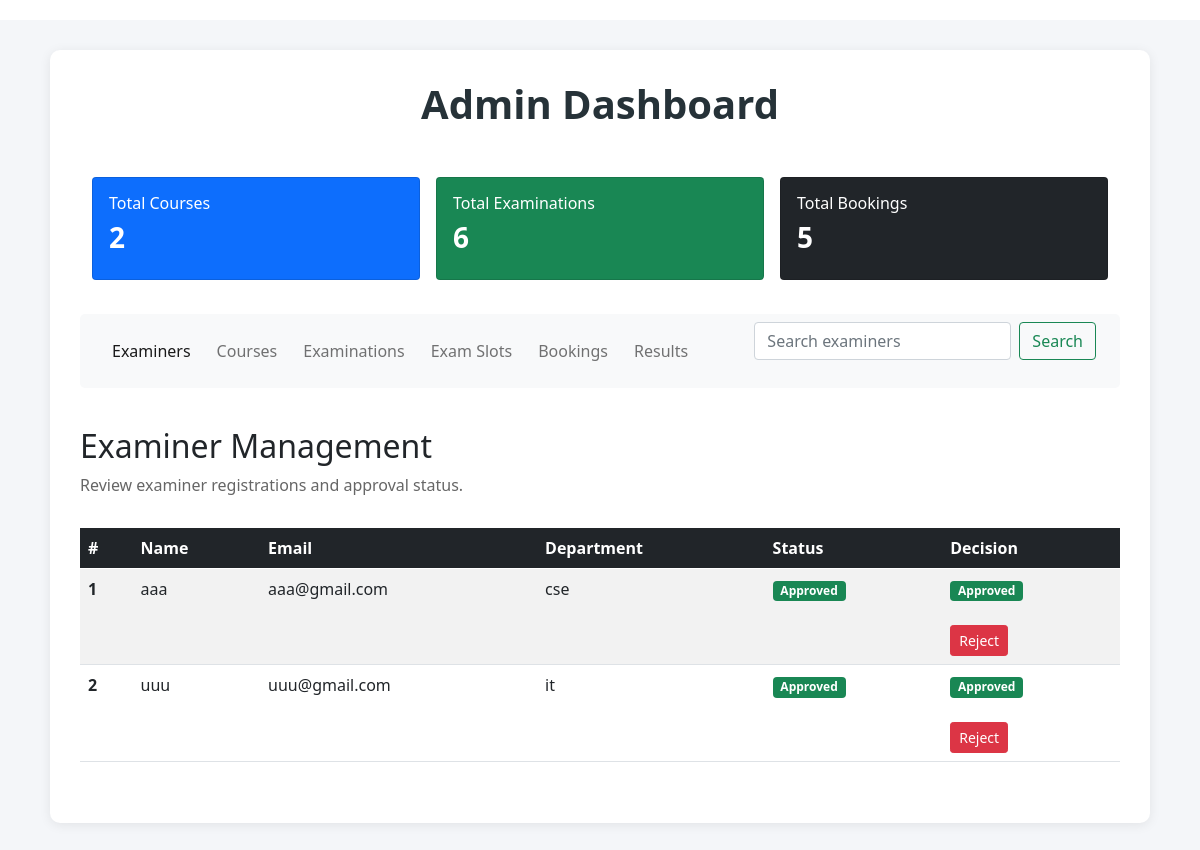
Page /admin_dashboard (signed in) on the committed database.
### application/models.py (models this page shows, shortened)
class User(db.Model):
    __tablename__ = "users"
    id = db.Column(db.Integer, primary_key=True)
    username = db.Column(db.String(100), unique=True, nullable=False)
    password_hash = db.Column(db.String(255), nullable=False)
    full_name = db.Column(db.String(150), nullable=False)
    email = db.Column(db.String(150), unique=True, nullable=False)
    role = db.Column(db.String(20), nullable=False)
    status = db.Column(db.String(20), default="Active", nullable=False)
    department = db.Column(db.String(100))
    created_at = db.Column(db.DateTime, default=datetime.utcnow)

### application/controllers.py (the view, shortened to what this page needs)
    @app.route("/admin_dashboard")
    @role_required("admin")
    def admin_dashboard():
        search = request.args.get("search", "").strip()
        examiner_query = User.query.filter_by(role="examiner")
        examiners = examiner_query.all()
        total_courses = Course.query.count()
        total_examinations = Examination.query.count()
        total_bookings = Booking.query.filter_by(status="Booked").count()
        return render_template(
            "admin_dashboard.html",
            examiners=examiners,
            total_courses=total_courses,
            total_examinations=total_examinations,
            total_bookings=total_bookings
        )

### templates/admin_dashboard.html (shortened to what this page needs)
<!DOCTYPE html>
<html lang="en">
<head>
    <link rel="stylesheet" href="{{ url_for('static', filename='style.css') }}">
    <link
        href="https://cdn.jsdelivr.net/npm/bootstrap@5.0.2/dist/css/bootstrap.min.css"
        rel="stylesheet">
</head>
<body>
    <div id="c">
        <div id="dashb">
            <h1>Admin Dashboard</h1>
            <br>
            <div class="container mb-4">
                <div class="row g-3">
                    <div class="col-md-4">
                        <div class="card text-white bg-primary">
                            <div class="card-body">
                                <h5 class="card-title">Total Courses</h5>
                                <h2>{{ total_courses }}</h2>
                            </div>
                        </div>
                    </div>
                    <div class="col-md-4">
                        <div class="card text-white bg-success">
                            <div class="card-body">
                                <h5 class="card-title">Total Examinations</h5>
                                <h2>{{ total_examinations }}</h2>
                            </div>
                        </div>
                    </div>
                    <div class="col-md-4">
                        <div class="card text-white bg-dark">
                            <div class="card-body">
                                <h5 class="card-title">Total Bookings</h5>
                                <h2>{{ total_bookings }}</h2>
                            </div>
                        </div>
                    </div>
                </div>
            </div>
            <nav class="navbar navbar-expand-lg navbar-light bg-light">
                <div class="container-fluid">
                    <div class="collapse navbar-collapse"
                         id="navbarSupportedContent">
                        <ul class="navbar-nav me-auto mb-2 mb-lg-0">
                            <li class="nav-item">
                                <a class="nav-link active"
                                   href="{{ url_for('admin_dashboard') }}">
                                    Examiners
                                </a>
                            </li>
                            <li class="nav-item">
                                <a class="nav-link"
                                   href="{{ url_for('manage_courses') }}">
                                    Courses
                                </a>
                            </li>
                            <li class="nav-item">
                                <a class="nav-link"
                                   href="{{ url_for('manage_examinations') }}">
                                    Examinations
                                </a>
                            </li>
                            <li class="nav-item">
                                <a class="nav-link"
                                   href="{{ url_for('manage_slots') }}">
                                    Exam Slots
                                </a>
                            </li>
                            <li class="nav-item">
                                <a class="nav-link"
                                   href="{{ url_for('manage_bookings') }}">
                                    Bookings
                                </a>
                            </li>
                            <li class="nav-item">
                                <a class="nav-link"
                                   href="{{ url_for('manage_results') }}">
                                    Results
                                </a>
                            </li>
                        </ul>
                        <form class="d-flex" method="GET"
                              action="{{ url_for('admin_dashboard') }}">
                            <input
                                class="form-control me-2"
                                type="search"
                                name="search"
                                placeholder="Search examiners"
                                value="{{ request.args.get('search', '') }}">
                            <button class="btn btn-outline-success"
                                    type="submit">
                                Search
                            </button>
                        </form>
                    </div>
                </div>
            </nav>
            <div id="content" class="mt-4">
                <h2>Examiner Management</h2>
                <p>Review examiner registrations and approval status.</p>
                <div class="table-responsive">
                    <table class="table table-striped table-hover">
                        <thead class="table-dark">
                            <tr>
                                <th scope="col">#</th>
                                <th scope="col">Name</th>
                                <th scope="col">Email</th>
                                <th scope="col">Department</th>
                                <th scope="col">Status</th>
                                <th scope="col">Decision</th>
                            </tr>
                        </thead>
                        <tbody>
                            {% for examiner in examiners %}
                            <tr>
                                <th scope="row">{{ loop.index }}</th>
                                <td>{{ examiner.full_name }}</td>
                                <td>{{ examiner.email }}</td>
                                <td>
                                    {{ examiner.department or 'Not provided' }}
                                </td>
                                <td>
                                    {% if examiner.status == 'Pending' %}
                                        <span class="badge bg-warning text-dark">
                                            Pending
                                        </span>
                                    {% elif examiner.status == 'Active' %}
                                        <span class="badge bg-success">
                                            Approved
                                        </span>
                                    {% elif examiner.status == 'Blocked' %}
                                        <span class="badge bg-danger">
                                            Blocked
                                        </span>
                                    {% else %}
                                        <span class="badge bg-secondary">
                                            {{ examiner.status }}
                                        </span>
                                    {% endif %}
                                </td>
                                <td>
                                    {% if examiner.status == 'Pending' %}
                                        <span class="badge bg-warning text-dark">
                                            Pending
                                        </span>
                                    {% elif examiner.status == 'Active' %}
                                        <span class="badge bg-success">
                                            Approved
                                        </span>
                                    {% elif examiner.status == 'Blocked' %}
                                        <span class="badge bg-danger">
                                            Rejected
                                        </span>
                                    {% else %}
                                        <span class="badge bg-secondary">
                                            {{ examiner.status }}
                                        </span>
                                    {% endif %}
                                    <br><br>
                                    {% if examiner.status != 'Blocked' %}
                                        <form action="{{ url_for('update_examiner_status',
                                                    examiner_id=examiner.id,
                                                    new_status='Blocked') }}"
                                            method="POST"
                                            style="display:inline;">
                                            <button type="submit" class="btn btn-danger btn-sm">
                                                Reject
                                            </button>
                                        </form>
                                    {% endif %}
                                </td>
                            </tr>
                            {% else %}
                            <tr>
                                <td colspan="5" class="text-center">
                                    No examiners found.
                                </td>
                            </tr>
                            {% endfor %}
                        </tbody>
                    </table>
                </div>
            </div>
        </div>
    </div>
</body>
</html>

### static/style.css (style rules this page uses)
* { margin: 0px; box-sizing: border-box; }
body { font-family: Arial, sans-serif; background-color: #f5f5f5; }
#dashb { padding: 10px; }
#c { width: 95%; margin: 20px auto; min-height: 90vh; }
#dashb { padding: 20px; background-color: white; border-radius: 10px; box-shadow: 0px 2px 10px rgba(0, 0, 0, 0.08); }
#dashb h1 { margin-bottom: 10px; color: #222; }
#dashb p { color: #666; }
#content { width: 100%; padding: 15px 0px; }
.navbar { border-radius: 5px; padding: 12px; }
.nav-link { margin-right: 10px; }
.card { border-radius: 10px; margin-bottom: 10px; }
.card-body { padding: 20px; }
.card-title { font-size: 16px; }
.card h2 { font-size: 28px; font-weight: bold; }
form { margin-bottom: 20px; }
.form-control, .form-select { border-radius: 5px; padding: 9px; }
.btn { border-radius: 5px; }
.table { margin-top: 15px; background-color: white; vertical-align: middle; }
.table th { font-weight: bold; white-space: nowrap; }
.table td { padding: 12px; }
.table-responsive { width: 100%; overflow-x: auto; }
.badge { padding: 7px 10px; font-size: 12px; }
#c { width: 100%; min-height: 100vh; padding: 30px; background-color: #f4f6f9; }
#dashb { max-width: 1100px; margin: auto; padding: 30px; background-color: white; border-radius: 10px; box-shadow: 0 2px 12px rgba(0, 0, 0, 0.08); }
#dashb h1 { text-align: center; color: #263238; font-weight: bold; margin-bottom: 25px; }

### rows in the picture
User: full_name "aaa", email "aaa@gmail.com", department "cse", status "Approved"
User: full_name "uuu", email "uuu@gmail.com", department "it", status "Approved"

### other values in the picture
{{ total_courses }} "2"
{{ total_examinations }} "6"
{{ total_bookings }} "5"
